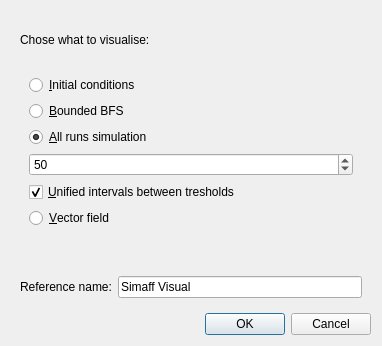
<ui version="4.0" >
 <class>DialogNewVisual</class>
 <widget class="QDialog" name="DialogNewVisual" >
  <property name="geometry" >
   <rect>
    <x>0</x>
    <y>0</y>
    <width>382</width>
    <height>346</height>
   </rect>
  </property>
  <property name="windowTitle" >
   <string>Dialog</string>
  </property>
  <layout class="QVBoxLayout" name="verticalLayout" >
   <item>
    <widget class="QFrame" name="frame_2" >
     <property name="frameShape" >
      <enum>QFrame::NoFrame</enum>
     </property>
     <property name="frameShadow" >
      <enum>QFrame::Raised</enum>
     </property>
     <layout class="QVBoxLayout" name="verticalLayout_2" >
      <item>
       <widget class="QLabel" name="label" >
        <property name="sizePolicy" >
         <sizepolicy vsizetype="Fixed" hsizetype="Preferred" >
          <horstretch>0</horstretch>
          <verstretch>0</verstretch>
         </sizepolicy>
        </property>
        <property name="text" >
         <string>Chose what to visualise:</string>
        </property>
       </widget>
      </item>
      <item>
       <widget class="QFrame" name="frame_3" >
        <property name="sizePolicy" >
         <sizepolicy vsizetype="Fixed" hsizetype="Preferred" >
          <horstretch>0</horstretch>
          <verstretch>0</verstretch>
         </sizepolicy>
        </property>
        <property name="frameShape" >
         <enum>QFrame::NoFrame</enum>
        </property>
        <property name="frameShadow" >
         <enum>QFrame::Raised</enum>
        </property>
        <layout class="QVBoxLayout" name="verticalLayout_3" >
         <item>
          <widget class="QRadioButton" name="radioButton" >
           <property name="text" >
            <string>&amp;Initial conditions</string>
           </property>
           <property name="checked" >
            <bool>false</bool>
           </property>
          </widget>
         </item>
         <item>
          <widget class="QRadioButton" name="radioButton_2" >
           <property name="text" >
            <string>&amp;Bounded BFS</string>
           </property>
           <property name="checked" >
            <bool>false</bool>
           </property>
          </widget>
         </item>
         <item>
          <widget class="QRadioButton" name="radioButton_3" >
           <property name="text" >
            <string>&amp;All runs simulation</string>
           </property>
           <property name="checked" >
            <bool>true</bool>
           </property>
          </widget>
         </item>
         <item>
          <widget class="QSpinBox" name="spinBox" >
           <property name="enabled" >
            <bool>true</bool>
           </property>
           <property name="minimum" >
            <number>10</number>
           </property>
           <property name="maximum" >
            <number>1000</number>
           </property>
           <property name="singleStep" >
            <number>10</number>
           </property>
           <property name="value" >
            <number>50</number>
           </property>
          </widget>
         </item>
         <item>
          <widget class="QCheckBox" name="uniformedCheckBox" >
           <property name="text" >
            <string>&amp;Unified intervals between tresholds</string>
           </property>
           <property name="checked" >
            <bool>true</bool>
           </property>
          </widget>
         </item>
         <item>
          <widget class="QRadioButton" name="radioButton_4" >
           <property name="text" >
            <string>&amp;Vector field</string>
           </property>
          </widget>
         </item>
        </layout>
       </widget>
      </item>
     </layout>
    </widget>
   </item>
   <item>
    <widget class="QFrame" name="frame" >
     <property name="sizePolicy" >
      <sizepolicy vsizetype="Fixed" hsizetype="Preferred" >
       <horstretch>0</horstretch>
       <verstretch>0</verstretch>
      </sizepolicy>
     </property>
     <property name="frameShape" >
      <enum>QFrame::NoFrame</enum>
     </property>
     <property name="frameShadow" >
      <enum>QFrame::Raised</enum>
     </property>
     <layout class="QHBoxLayout" name="horizontalLayout" >
      <item>
       <widget class="QLabel" name="label_2" >
        <property name="text" >
         <string>Reference name:</string>
        </property>
       </widget>
      </item>
      <item>
       <widget class="QLineEdit" name="lineEdit" >
        <property name="text" >
         <string>Simaff Visual</string>
        </property>
       </widget>
      </item>
     </layout>
    </widget>
   </item>
   <item>
    <widget class="QDialogButtonBox" name="buttonBox" >
     <property name="orientation" >
      <enum>Qt::Horizontal</enum>
     </property>
     <property name="standardButtons" >
      <set>QDialogButtonBox::Cancel|QDialogButtonBox::Ok</set>
     </property>
    </widget>
   </item>
  </layout>
 </widget>
 <resources/>
 <connections>
  <connection>
   <sender>buttonBox</sender>
   <signal>accepted()</signal>
   <receiver>DialogNewVisual</receiver>
   <slot>accept()</slot>
   <hints>
    <hint type="sourcelabel" >
     <x>248</x>
     <y>254</y>
    </hint>
    <hint type="destinationlabel" >
     <x>157</x>
     <y>274</y>
    </hint>
   </hints>
  </connection>
  <connection>
   <sender>buttonBox</sender>
   <signal>rejected()</signal>
   <receiver>DialogNewVisual</receiver>
   <slot>reject()</slot>
   <hints>
    <hint type="sourcelabel" >
     <x>316</x>
     <y>260</y>
    </hint>
    <hint type="destinationlabel" >
     <x>286</x>
     <y>274</y>
    </hint>
   </hints>
  </connection>
  <connection>
   <sender>radioButton_2</sender>
   <signal>toggled(bool)</signal>
   <receiver>spinBox</receiver>
   <slot>setEnabled(bool)</slot>
   <hints>
    <hint type="sourcelabel" >
     <x>198</x>
     <y>92</y>
    </hint>
    <hint type="destinationlabel" >
     <x>198</x>
     <y>124</y>
    </hint>
   </hints>
  </connection>
  <connection>
   <sender>radioButton_3</sender>
   <signal>toggled(bool)</signal>
   <receiver>spinBox</receiver>
   <slot>setEnabled(bool)</slot>
   <hints>
    <hint type="sourcelabel" >
     <x>176</x>
     <y>122</y>
    </hint>
    <hint type="destinationlabel" >
     <x>176</x>
     <y>154</y>
    </hint>
   </hints>
  </connection>
 </connections>
</ui>
